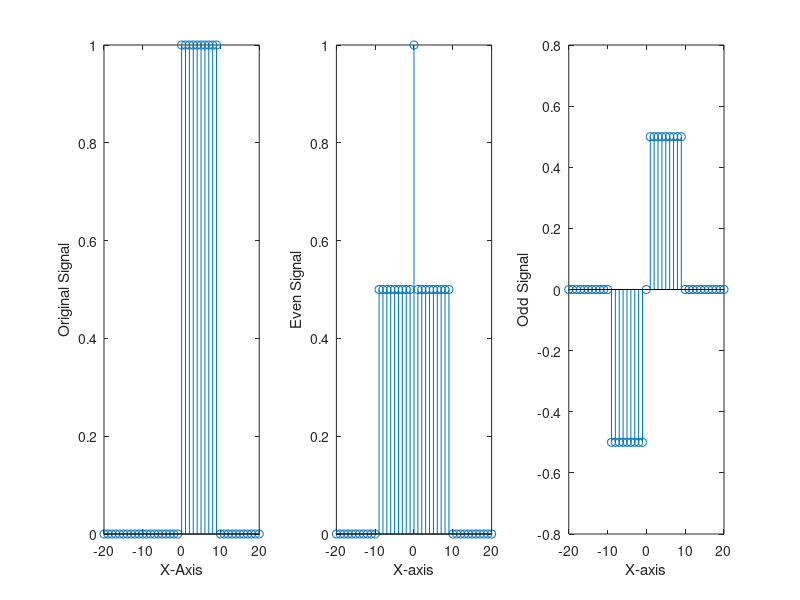

Reproduce this figure in MATLAB.
n=-20:20;
z=[zeros(1,20) ones(1,10) zeros(1,11)];
zinv=[zeros(1,11) ones(1,10) zeros(1,20)];
zeven=(z+zinv)*0.5;
zodd=(z-zinv)*0.5;
subplot(1,3,1);
stem(n,z);
xlabel("X-Axis");
ylabel("Original Signal");
subplot(1,3,2);
stem(n,zeven);
xlabel("X-axis");
ylabel("Even Signal");
subplot(1,3,3);
stem(n,zodd);
xlabel("X-axis");
ylabel("Odd Signal");